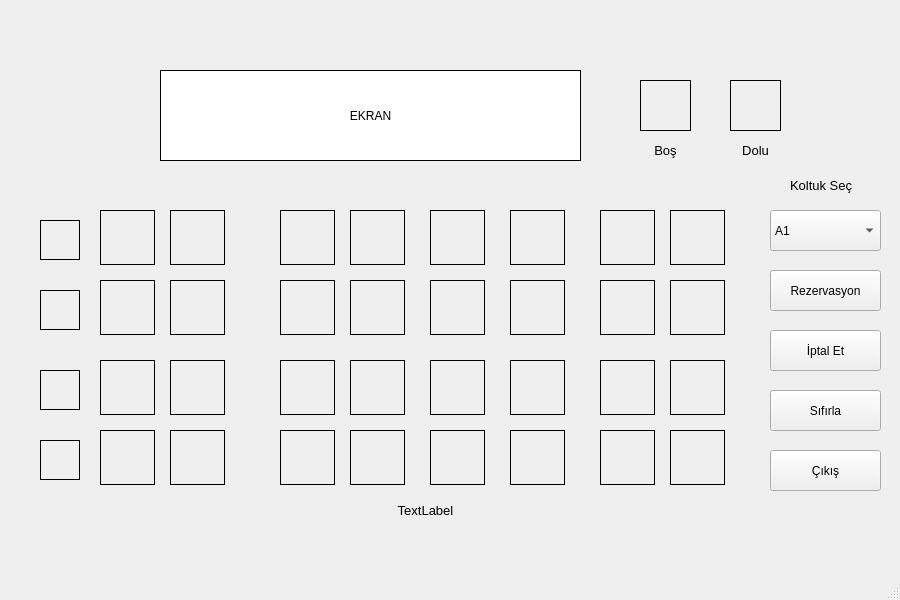
<?xml version="1.0" encoding="UTF-8"?>
<ui version="4.0">
 <class>MainWindow</class>
 <widget class="QMainWindow" name="MainWindow">
  <property name="enabled">
   <bool>true</bool>
  </property>
  <property name="geometry">
   <rect>
    <x>0</x>
    <y>0</y>
    <width>900</width>
    <height>600</height>
   </rect>
  </property>
  <property name="acceptDrops">
   <bool>false</bool>
  </property>
  <property name="windowTitle">
   <string>Sinema Rezervasyon Ekranı</string>
  </property>
  <widget class="QWidget" name="centralwidget">
   <widget class="QPushButton" name="butonRezervasyon">
    <property name="geometry">
     <rect>
      <x>770</x>
      <y>270</y>
      <width>111</width>
      <height>41</height>
     </rect>
    </property>
    <property name="text">
     <string>Rezervasyon</string>
    </property>
   </widget>
   <widget class="QPushButton" name="butonIptal">
    <property name="geometry">
     <rect>
      <x>770</x>
      <y>330</y>
      <width>111</width>
      <height>41</height>
     </rect>
    </property>
    <property name="text">
     <string>İptal Et</string>
    </property>
   </widget>
   <widget class="QLabel" name="label">
    <property name="geometry">
     <rect>
      <x>160</x>
      <y>70</y>
      <width>421</width>
      <height>91</height>
     </rect>
    </property>
    <property name="styleSheet">
     <string notr="true">background-color: rgb(255, 255, 255);border: 1px solid black;</string>
    </property>
    <property name="text">
     <string>EKRAN</string>
    </property>
    <property name="alignment">
     <set>Qt::AlignCenter</set>
    </property>
   </widget>
   <widget class="QLabel" name="lbl1">
    <property name="geometry">
     <rect>
      <x>100</x>
      <y>210</y>
      <width>55</width>
      <height>55</height>
     </rect>
    </property>
    <property name="styleSheet">
     <string notr="true">background-image: url(:/newPrefix/seat_available.png);border: 1px solid black;</string>
    </property>
    <property name="text">
     <string/>
    </property>
    <property name="pixmap">
     <pixmap resource="asd.qrc">:/newPrefix/seat_available.png</pixmap>
    </property>
    <property name="scaledContents">
     <bool>true</bool>
    </property>
   </widget>
   <widget class="QLabel" name="lbl9">
    <property name="geometry">
     <rect>
      <x>100</x>
      <y>280</y>
      <width>55</width>
      <height>55</height>
     </rect>
    </property>
    <property name="styleSheet">
     <string notr="true">background-image: url(:/newPrefix/seat_available.png);border: 1px solid black;</string>
    </property>
    <property name="text">
     <string/>
    </property>
    <property name="pixmap">
     <pixmap resource="asd.qrc">:/newPrefix/seat_available.png</pixmap>
    </property>
    <property name="scaledContents">
     <bool>true</bool>
    </property>
   </widget>
   <widget class="QLabel" name="lbl17">
    <property name="geometry">
     <rect>
      <x>100</x>
      <y>360</y>
      <width>55</width>
      <height>55</height>
     </rect>
    </property>
    <property name="styleSheet">
     <string notr="true">background-image: url(:/newPrefix/seat_available.png);border: 1px solid black;</string>
    </property>
    <property name="text">
     <string/>
    </property>
    <property name="pixmap">
     <pixmap resource="asd.qrc">:/newPrefix/seat_available.png</pixmap>
    </property>
    <property name="scaledContents">
     <bool>true</bool>
    </property>
   </widget>
   <widget class="QLabel" name="lbl25">
    <property name="geometry">
     <rect>
      <x>100</x>
      <y>430</y>
      <width>55</width>
      <height>55</height>
     </rect>
    </property>
    <property name="styleSheet">
     <string notr="true">background-image: url(:/newPrefix/seat_available.png);border: 1px solid black;</string>
    </property>
    <property name="text">
     <string/>
    </property>
    <property name="pixmap">
     <pixmap resource="asd.qrc">:/newPrefix/seat_available.png</pixmap>
    </property>
    <property name="scaledContents">
     <bool>true</bool>
    </property>
   </widget>
   <widget class="QLabel" name="lbl29">
    <property name="geometry">
     <rect>
      <x>430</x>
      <y>430</y>
      <width>55</width>
      <height>55</height>
     </rect>
    </property>
    <property name="styleSheet">
     <string notr="true">background-image: url(:/newPrefix/seat_available.png);border: 1px solid black;</string>
    </property>
    <property name="text">
     <string/>
    </property>
    <property name="pixmap">
     <pixmap resource="asd.qrc">:/newPrefix/seat_available.png</pixmap>
    </property>
    <property name="scaledContents">
     <bool>true</bool>
    </property>
   </widget>
   <widget class="QLabel" name="lbl2">
    <property name="geometry">
     <rect>
      <x>170</x>
      <y>210</y>
      <width>55</width>
      <height>55</height>
     </rect>
    </property>
    <property name="styleSheet">
     <string notr="true">background-image: url(:/newPrefix/seat_available.png);border: 1px solid black;</string>
    </property>
    <property name="text">
     <string/>
    </property>
    <property name="pixmap">
     <pixmap resource="asd.qrc">:/newPrefix/seat_available.png</pixmap>
    </property>
    <property name="scaledContents">
     <bool>true</bool>
    </property>
   </widget>
   <widget class="QLabel" name="lbl10">
    <property name="geometry">
     <rect>
      <x>170</x>
      <y>280</y>
      <width>55</width>
      <height>55</height>
     </rect>
    </property>
    <property name="styleSheet">
     <string notr="true">background-image: url(:/newPrefix/seat_available.png);border: 1px solid black;</string>
    </property>
    <property name="text">
     <string/>
    </property>
    <property name="pixmap">
     <pixmap resource="asd.qrc">:/newPrefix/seat_available.png</pixmap>
    </property>
    <property name="scaledContents">
     <bool>true</bool>
    </property>
   </widget>
   <widget class="QLabel" name="lbl18">
    <property name="geometry">
     <rect>
      <x>170</x>
      <y>360</y>
      <width>55</width>
      <height>55</height>
     </rect>
    </property>
    <property name="styleSheet">
     <string notr="true">background-image: url(:/newPrefix/seat_available.png);border: 1px solid black;</string>
    </property>
    <property name="text">
     <string/>
    </property>
    <property name="pixmap">
     <pixmap resource="asd.qrc">:/newPrefix/seat_available.png</pixmap>
    </property>
    <property name="scaledContents">
     <bool>true</bool>
    </property>
   </widget>
   <widget class="QLabel" name="lbl26">
    <property name="geometry">
     <rect>
      <x>170</x>
      <y>430</y>
      <width>55</width>
      <height>55</height>
     </rect>
    </property>
    <property name="styleSheet">
     <string notr="true">background-image: url(:/newPrefix/seat_available.png);border: 1px solid black;</string>
    </property>
    <property name="text">
     <string/>
    </property>
    <property name="pixmap">
     <pixmap resource="asd.qrc">:/newPrefix/seat_available.png</pixmap>
    </property>
    <property name="scaledContents">
     <bool>true</bool>
    </property>
   </widget>
   <widget class="QLabel" name="lbl11">
    <property name="geometry">
     <rect>
      <x>280</x>
      <y>280</y>
      <width>55</width>
      <height>55</height>
     </rect>
    </property>
    <property name="styleSheet">
     <string notr="true">background-image: url(:/newPrefix/seat_available.png);border: 1px solid black;</string>
    </property>
    <property name="text">
     <string/>
    </property>
    <property name="pixmap">
     <pixmap resource="asd.qrc">:/newPrefix/seat_available.png</pixmap>
    </property>
    <property name="scaledContents">
     <bool>true</bool>
    </property>
   </widget>
   <widget class="QLabel" name="lbl12">
    <property name="geometry">
     <rect>
      <x>350</x>
      <y>280</y>
      <width>55</width>
      <height>55</height>
     </rect>
    </property>
    <property name="styleSheet">
     <string notr="true">background-image: url(:/newPrefix/seat_available.png);border: 1px solid black;</string>
    </property>
    <property name="text">
     <string/>
    </property>
    <property name="pixmap">
     <pixmap resource="asd.qrc">:/newPrefix/seat_available.png</pixmap>
    </property>
    <property name="scaledContents">
     <bool>true</bool>
    </property>
   </widget>
   <widget class="QLabel" name="lbl3">
    <property name="geometry">
     <rect>
      <x>280</x>
      <y>210</y>
      <width>55</width>
      <height>55</height>
     </rect>
    </property>
    <property name="styleSheet">
     <string notr="true">background-image: url(:/newPrefix/seat_available.png);border: 1px solid black;</string>
    </property>
    <property name="text">
     <string/>
    </property>
    <property name="pixmap">
     <pixmap resource="asd.qrc">:/newPrefix/seat_available.png</pixmap>
    </property>
    <property name="scaledContents">
     <bool>true</bool>
    </property>
   </widget>
   <widget class="QLabel" name="lbl19">
    <property name="geometry">
     <rect>
      <x>280</x>
      <y>360</y>
      <width>55</width>
      <height>55</height>
     </rect>
    </property>
    <property name="styleSheet">
     <string notr="true">background-image: url(:/newPrefix/seat_available.png);border: 1px solid black;</string>
    </property>
    <property name="text">
     <string/>
    </property>
    <property name="pixmap">
     <pixmap resource="asd.qrc">:/newPrefix/seat_available.png</pixmap>
    </property>
    <property name="scaledContents">
     <bool>true</bool>
    </property>
   </widget>
   <widget class="QLabel" name="lbl27">
    <property name="geometry">
     <rect>
      <x>280</x>
      <y>430</y>
      <width>55</width>
      <height>55</height>
     </rect>
    </property>
    <property name="styleSheet">
     <string notr="true">background-image: url(:/newPrefix/seat_available.png);border: 1px solid black;</string>
    </property>
    <property name="text">
     <string/>
    </property>
    <property name="pixmap">
     <pixmap resource="asd.qrc">:/newPrefix/seat_available.png</pixmap>
    </property>
    <property name="scaledContents">
     <bool>true</bool>
    </property>
   </widget>
   <widget class="QLabel" name="lbl4">
    <property name="geometry">
     <rect>
      <x>350</x>
      <y>210</y>
      <width>55</width>
      <height>55</height>
     </rect>
    </property>
    <property name="styleSheet">
     <string notr="true">background-image: url(:/newPrefix/seat_available.png);border: 1px solid black;</string>
    </property>
    <property name="text">
     <string/>
    </property>
    <property name="pixmap">
     <pixmap resource="asd.qrc">:/newPrefix/seat_available.png</pixmap>
    </property>
    <property name="scaledContents">
     <bool>true</bool>
    </property>
   </widget>
   <widget class="QLabel" name="lbl20">
    <property name="geometry">
     <rect>
      <x>350</x>
      <y>360</y>
      <width>55</width>
      <height>55</height>
     </rect>
    </property>
    <property name="styleSheet">
     <string notr="true">background-image: url(:/newPrefix/seat_available.png);border: 1px solid black;</string>
    </property>
    <property name="text">
     <string/>
    </property>
    <property name="pixmap">
     <pixmap resource="asd.qrc">:/newPrefix/seat_available.png</pixmap>
    </property>
    <property name="scaledContents">
     <bool>true</bool>
    </property>
   </widget>
   <widget class="QLabel" name="lbl5">
    <property name="geometry">
     <rect>
      <x>430</x>
      <y>210</y>
      <width>55</width>
      <height>55</height>
     </rect>
    </property>
    <property name="styleSheet">
     <string notr="true">background-image: url(:/newPrefix/seat_available.png);border: 1px solid black;</string>
    </property>
    <property name="text">
     <string/>
    </property>
    <property name="pixmap">
     <pixmap resource="asd.qrc">:/newPrefix/seat_available.png</pixmap>
    </property>
    <property name="scaledContents">
     <bool>true</bool>
    </property>
   </widget>
   <widget class="QLabel" name="lbl28">
    <property name="geometry">
     <rect>
      <x>350</x>
      <y>430</y>
      <width>55</width>
      <height>55</height>
     </rect>
    </property>
    <property name="styleSheet">
     <string notr="true">background-image: url(:/newPrefix/seat_available.png);border: 1px solid black;</string>
    </property>
    <property name="text">
     <string/>
    </property>
    <property name="pixmap">
     <pixmap resource="asd.qrc">:/newPrefix/seat_available.png</pixmap>
    </property>
    <property name="scaledContents">
     <bool>true</bool>
    </property>
   </widget>
   <widget class="QLabel" name="lbl22">
    <property name="geometry">
     <rect>
      <x>510</x>
      <y>360</y>
      <width>55</width>
      <height>55</height>
     </rect>
    </property>
    <property name="styleSheet">
     <string notr="true">background-image: url(:/newPrefix/seat_available.png);border: 1px solid black;</string>
    </property>
    <property name="text">
     <string/>
    </property>
    <property name="pixmap">
     <pixmap resource="asd.qrc">:/newPrefix/seat_available.png</pixmap>
    </property>
    <property name="scaledContents">
     <bool>true</bool>
    </property>
   </widget>
   <widget class="QLabel" name="lbl14">
    <property name="geometry">
     <rect>
      <x>510</x>
      <y>280</y>
      <width>55</width>
      <height>55</height>
     </rect>
    </property>
    <property name="styleSheet">
     <string notr="true">background-image: url(:/newPrefix/seat_available.png);border: 1px solid black;</string>
    </property>
    <property name="text">
     <string/>
    </property>
    <property name="pixmap">
     <pixmap resource="asd.qrc">:/newPrefix/seat_available.png</pixmap>
    </property>
    <property name="scaledContents">
     <bool>true</bool>
    </property>
   </widget>
   <widget class="QLabel" name="lbl6">
    <property name="geometry">
     <rect>
      <x>510</x>
      <y>210</y>
      <width>55</width>
      <height>55</height>
     </rect>
    </property>
    <property name="styleSheet">
     <string notr="true">background-image: url(:/newPrefix/seat_available.png);border: 1px solid black;</string>
    </property>
    <property name="text">
     <string/>
    </property>
    <property name="pixmap">
     <pixmap resource="asd.qrc">:/newPrefix/seat_available.png</pixmap>
    </property>
    <property name="scaledContents">
     <bool>true</bool>
    </property>
   </widget>
   <widget class="QLabel" name="lbl30">
    <property name="geometry">
     <rect>
      <x>510</x>
      <y>430</y>
      <width>55</width>
      <height>55</height>
     </rect>
    </property>
    <property name="styleSheet">
     <string notr="true">background-image: url(:/newPrefix/seat_available.png);border: 1px solid black;</string>
    </property>
    <property name="text">
     <string/>
    </property>
    <property name="pixmap">
     <pixmap resource="asd.qrc">:/newPrefix/seat_available.png</pixmap>
    </property>
    <property name="scaledContents">
     <bool>true</bool>
    </property>
   </widget>
   <widget class="QLabel" name="lbl7">
    <property name="geometry">
     <rect>
      <x>600</x>
      <y>210</y>
      <width>55</width>
      <height>55</height>
     </rect>
    </property>
    <property name="styleSheet">
     <string notr="true">background-image: url(:/newPrefix/seat_available.png);border: 1px solid black;</string>
    </property>
    <property name="text">
     <string/>
    </property>
    <property name="pixmap">
     <pixmap resource="asd.qrc">:/newPrefix/seat_available.png</pixmap>
    </property>
    <property name="scaledContents">
     <bool>true</bool>
    </property>
   </widget>
   <widget class="QLabel" name="lbl21">
    <property name="geometry">
     <rect>
      <x>430</x>
      <y>360</y>
      <width>55</width>
      <height>55</height>
     </rect>
    </property>
    <property name="styleSheet">
     <string notr="true">background-image: url(:/newPrefix/seat_available.png);border: 1px solid black;</string>
    </property>
    <property name="text">
     <string/>
    </property>
    <property name="pixmap">
     <pixmap resource="asd.qrc">:/newPrefix/seat_available.png</pixmap>
    </property>
    <property name="scaledContents">
     <bool>true</bool>
    </property>
   </widget>
   <widget class="QLabel" name="lbl13">
    <property name="geometry">
     <rect>
      <x>430</x>
      <y>280</y>
      <width>55</width>
      <height>55</height>
     </rect>
    </property>
    <property name="styleSheet">
     <string notr="true">background-image: url(:/newPrefix/seat_available.png);border: 1px solid black;</string>
    </property>
    <property name="text">
     <string/>
    </property>
    <property name="pixmap">
     <pixmap resource="asd.qrc">:/newPrefix/seat_available.png</pixmap>
    </property>
    <property name="scaledContents">
     <bool>true</bool>
    </property>
   </widget>
   <widget class="QLabel" name="lbl15">
    <property name="geometry">
     <rect>
      <x>600</x>
      <y>280</y>
      <width>55</width>
      <height>55</height>
     </rect>
    </property>
    <property name="styleSheet">
     <string notr="true">background-image: url(:/newPrefix/seat_available.png);border: 1px solid black;</string>
    </property>
    <property name="text">
     <string/>
    </property>
    <property name="pixmap">
     <pixmap resource="asd.qrc">:/newPrefix/seat_available.png</pixmap>
    </property>
    <property name="scaledContents">
     <bool>true</bool>
    </property>
   </widget>
   <widget class="QLabel" name="lbl23">
    <property name="geometry">
     <rect>
      <x>600</x>
      <y>360</y>
      <width>55</width>
      <height>55</height>
     </rect>
    </property>
    <property name="styleSheet">
     <string notr="true">background-image: url(:/newPrefix/seat_available.png);border: 1px solid black;</string>
    </property>
    <property name="text">
     <string/>
    </property>
    <property name="pixmap">
     <pixmap resource="asd.qrc">:/newPrefix/seat_available.png</pixmap>
    </property>
    <property name="scaledContents">
     <bool>true</bool>
    </property>
   </widget>
   <widget class="QLabel" name="lbl31">
    <property name="geometry">
     <rect>
      <x>600</x>
      <y>430</y>
      <width>55</width>
      <height>55</height>
     </rect>
    </property>
    <property name="styleSheet">
     <string notr="true">background-image: url(:/newPrefix/seat_available.png);border: 1px solid black;</string>
    </property>
    <property name="text">
     <string/>
    </property>
    <property name="pixmap">
     <pixmap resource="asd.qrc">:/newPrefix/seat_available.png</pixmap>
    </property>
    <property name="scaledContents">
     <bool>true</bool>
    </property>
   </widget>
   <widget class="QLabel" name="label_31">
    <property name="geometry">
     <rect>
      <x>730</x>
      <y>80</y>
      <width>51</width>
      <height>51</height>
     </rect>
    </property>
    <property name="styleSheet">
     <string notr="true">background-image: url(:/newPrefix/seat_not_available.png);border: 1px solid black;</string>
    </property>
    <property name="text">
     <string/>
    </property>
    <property name="pixmap">
     <pixmap resource="asd.qrc">:/newPrefix/seat_not_available.png</pixmap>
    </property>
    <property name="scaledContents">
     <bool>true</bool>
    </property>
   </widget>
   <widget class="QLabel" name="label_32">
    <property name="geometry">
     <rect>
      <x>730</x>
      <y>140</y>
      <width>51</width>
      <height>21</height>
     </rect>
    </property>
    <property name="font">
     <font>
      <pointsize>10</pointsize>
     </font>
    </property>
    <property name="text">
     <string>Dolu</string>
    </property>
    <property name="alignment">
     <set>Qt::AlignCenter</set>
    </property>
   </widget>
   <widget class="QLabel" name="label_33">
    <property name="geometry">
     <rect>
      <x>640</x>
      <y>140</y>
      <width>51</width>
      <height>21</height>
     </rect>
    </property>
    <property name="font">
     <font>
      <pointsize>10</pointsize>
     </font>
    </property>
    <property name="text">
     <string>Boş</string>
    </property>
    <property name="alignment">
     <set>Qt::AlignCenter</set>
    </property>
   </widget>
   <widget class="QLabel" name="lbl8">
    <property name="geometry">
     <rect>
      <x>670</x>
      <y>210</y>
      <width>55</width>
      <height>55</height>
     </rect>
    </property>
    <property name="styleSheet">
     <string notr="true">background-image: url(:/newPrefix/seat_available.png);border: 1px solid black;</string>
    </property>
    <property name="text">
     <string/>
    </property>
    <property name="pixmap">
     <pixmap resource="asd.qrc">:/newPrefix/seat_available.png</pixmap>
    </property>
    <property name="scaledContents">
     <bool>true</bool>
    </property>
   </widget>
   <widget class="QLabel" name="lbl16">
    <property name="geometry">
     <rect>
      <x>670</x>
      <y>280</y>
      <width>55</width>
      <height>55</height>
     </rect>
    </property>
    <property name="styleSheet">
     <string notr="true">background-image: url(:/newPrefix/seat_available.png);border: 1px solid black;</string>
    </property>
    <property name="text">
     <string/>
    </property>
    <property name="pixmap">
     <pixmap resource="asd.qrc">:/newPrefix/seat_available.png</pixmap>
    </property>
    <property name="scaledContents">
     <bool>true</bool>
    </property>
   </widget>
   <widget class="QLabel" name="lbl24">
    <property name="geometry">
     <rect>
      <x>670</x>
      <y>360</y>
      <width>55</width>
      <height>55</height>
     </rect>
    </property>
    <property name="styleSheet">
     <string notr="true">background-image: url(:/newPrefix/seat_available.png);border: 1px solid black;</string>
    </property>
    <property name="text">
     <string/>
    </property>
    <property name="pixmap">
     <pixmap resource="asd.qrc">:/newPrefix/seat_available.png</pixmap>
    </property>
    <property name="scaledContents">
     <bool>true</bool>
    </property>
   </widget>
   <widget class="QLabel" name="lbl32">
    <property name="geometry">
     <rect>
      <x>670</x>
      <y>430</y>
      <width>55</width>
      <height>55</height>
     </rect>
    </property>
    <property name="styleSheet">
     <string notr="true">background-image: url(:/newPrefix/seat_available.png);border: 1px solid black;</string>
    </property>
    <property name="text">
     <string/>
    </property>
    <property name="pixmap">
     <pixmap resource="asd.qrc">:/newPrefix/seat_available.png</pixmap>
    </property>
    <property name="scaledContents">
     <bool>true</bool>
    </property>
   </widget>
   <widget class="QLabel" name="label_38">
    <property name="geometry">
     <rect>
      <x>640</x>
      <y>80</y>
      <width>51</width>
      <height>51</height>
     </rect>
    </property>
    <property name="styleSheet">
     <string notr="true">background-image: url(:/newPrefix/seat_not_available.png);border: 1px solid black;</string>
    </property>
    <property name="text">
     <string/>
    </property>
    <property name="pixmap">
     <pixmap resource="asd.qrc">:/newPrefix/seat_available.png</pixmap>
    </property>
    <property name="scaledContents">
     <bool>true</bool>
    </property>
   </widget>
   <widget class="QLabel" name="label_40">
    <property name="geometry">
     <rect>
      <x>40</x>
      <y>220</y>
      <width>40</width>
      <height>40</height>
     </rect>
    </property>
    <property name="styleSheet">
     <string notr="true">background-image: url(:/newPrefix/asection.png);border: 1px solid black;</string>
    </property>
    <property name="text">
     <string/>
    </property>
    <property name="pixmap">
     <pixmap resource="asd.qrc">:/newPrefix/asection.png</pixmap>
    </property>
    <property name="scaledContents">
     <bool>true</bool>
    </property>
   </widget>
   <widget class="QLabel" name="label_41">
    <property name="geometry">
     <rect>
      <x>40</x>
      <y>290</y>
      <width>40</width>
      <height>40</height>
     </rect>
    </property>
    <property name="styleSheet">
     <string notr="true">background-image: url(:/newPrefix/asection.png);border: 1px solid black;</string>
    </property>
    <property name="text">
     <string/>
    </property>
    <property name="pixmap">
     <pixmap resource="asd.qrc">:/newPrefix/bsection.png</pixmap>
    </property>
    <property name="scaledContents">
     <bool>true</bool>
    </property>
   </widget>
   <widget class="QLabel" name="label_42">
    <property name="geometry">
     <rect>
      <x>40</x>
      <y>370</y>
      <width>40</width>
      <height>40</height>
     </rect>
    </property>
    <property name="styleSheet">
     <string notr="true">background-image: url(:/newPrefix/asection.png);border: 1px solid black;</string>
    </property>
    <property name="text">
     <string/>
    </property>
    <property name="pixmap">
     <pixmap resource="asd.qrc">:/newPrefix/csection.png</pixmap>
    </property>
    <property name="scaledContents">
     <bool>true</bool>
    </property>
   </widget>
   <widget class="QLabel" name="label_43">
    <property name="geometry">
     <rect>
      <x>40</x>
      <y>440</y>
      <width>40</width>
      <height>40</height>
     </rect>
    </property>
    <property name="styleSheet">
     <string notr="true">background-image: url(:/newPrefix/asection.png);border: 1px solid black;</string>
    </property>
    <property name="text">
     <string/>
    </property>
    <property name="pixmap">
     <pixmap resource="asd.qrc">:/newPrefix/dsection.png</pixmap>
    </property>
    <property name="scaledContents">
     <bool>true</bool>
    </property>
   </widget>
   <widget class="QPushButton" name="butonSifirla">
    <property name="geometry">
     <rect>
      <x>770</x>
      <y>390</y>
      <width>111</width>
      <height>41</height>
     </rect>
    </property>
    <property name="text">
     <string>Sıfırla</string>
    </property>
   </widget>
   <widget class="QComboBox" name="cmbKoltukSec">
    <property name="geometry">
     <rect>
      <x>770</x>
      <y>210</y>
      <width>111</width>
      <height>41</height>
     </rect>
    </property>
    <item>
     <property name="text">
      <string>A1</string>
     </property>
    </item>
    <item>
     <property name="text">
      <string>A2</string>
     </property>
    </item>
    <item>
     <property name="text">
      <string>A3</string>
     </property>
    </item>
    <item>
     <property name="text">
      <string>A4</string>
     </property>
    </item>
    <item>
     <property name="text">
      <string>A5</string>
     </property>
    </item>
    <item>
     <property name="text">
      <string>A6</string>
     </property>
    </item>
    <item>
     <property name="text">
      <string>A7</string>
     </property>
    </item>
    <item>
     <property name="text">
      <string>A8</string>
     </property>
    </item>
    <item>
     <property name="text">
      <string>B1</string>
     </property>
    </item>
    <item>
     <property name="text">
      <string>B2</string>
     </property>
    </item>
    <item>
     <property name="text">
      <string>B3</string>
     </property>
    </item>
    <item>
     <property name="text">
      <string>B4</string>
     </property>
    </item>
    <item>
     <property name="text">
      <string>B5</string>
     </property>
    </item>
    <item>
     <property name="text">
      <string>B6</string>
     </property>
    </item>
    <item>
     <property name="text">
      <string>B7</string>
     </property>
    </item>
    <item>
     <property name="text">
      <string>B8</string>
     </property>
    </item>
    <item>
     <property name="text">
      <string>C1</string>
     </property>
    </item>
    <item>
     <property name="text">
      <string>C2</string>
     </property>
    </item>
    <item>
     <property name="text">
      <string>C3</string>
     </property>
    </item>
    <item>
     <property name="text">
      <string>C4</string>
     </property>
    </item>
    <item>
     <property name="text">
      <string>C5</string>
     </property>
    </item>
    <item>
     <property name="text">
      <string>C6</string>
     </property>
    </item>
    <item>
     <property name="text">
      <string>C7</string>
     </property>
    </item>
    <item>
     <property name="text">
      <string>C8</string>
     </property>
    </item>
    <item>
     <property name="text">
      <string>D1</string>
     </property>
    </item>
    <item>
     <property name="text">
      <string>D2</string>
     </property>
    </item>
    <item>
     <property name="text">
      <string>D3</string>
     </property>
    </item>
    <item>
     <property name="text">
      <string>D4</string>
     </property>
    </item>
    <item>
     <property name="text">
      <string>D5</string>
     </property>
    </item>
    <item>
     <property name="text">
      <string>D6</string>
     </property>
    </item>
    <item>
     <property name="text">
      <string>D7</string>
     </property>
    </item>
    <item>
     <property name="text">
      <string>D8</string>
     </property>
    </item>
   </widget>
   <widget class="QLabel" name="label_6">
    <property name="geometry">
     <rect>
      <x>790</x>
      <y>170</y>
      <width>81</width>
      <height>31</height>
     </rect>
    </property>
    <property name="font">
     <font>
      <pointsize>10</pointsize>
     </font>
    </property>
    <property name="text">
     <string>Koltuk Seç</string>
    </property>
   </widget>
   <widget class="QPushButton" name="butonCikis">
    <property name="geometry">
     <rect>
      <x>770</x>
      <y>450</y>
      <width>111</width>
      <height>41</height>
     </rect>
    </property>
    <property name="text">
     <string>Çıkış</string>
    </property>
   </widget>
   <widget class="QLabel" name="labelSalon">
    <property name="geometry">
     <rect>
      <x>350</x>
      <y>500</y>
      <width>151</width>
      <height>21</height>
     </rect>
    </property>
    <property name="font">
     <font>
      <pointsize>10</pointsize>
     </font>
    </property>
    <property name="text">
     <string>TextLabel</string>
    </property>
    <property name="scaledContents">
     <bool>true</bool>
    </property>
    <property name="alignment">
     <set>Qt::AlignCenter</set>
    </property>
   </widget>
  </widget>
  <widget class="QMenuBar" name="menubar">
   <property name="geometry">
    <rect>
     <x>0</x>
     <y>0</y>
     <width>900</width>
     <height>26</height>
    </rect>
   </property>
  </widget>
  <widget class="QStatusBar" name="statusbar"/>
 </widget>
 <resources>
  <include location="asd.qrc"/>
 </resources>
 <connections/>
</ui>
